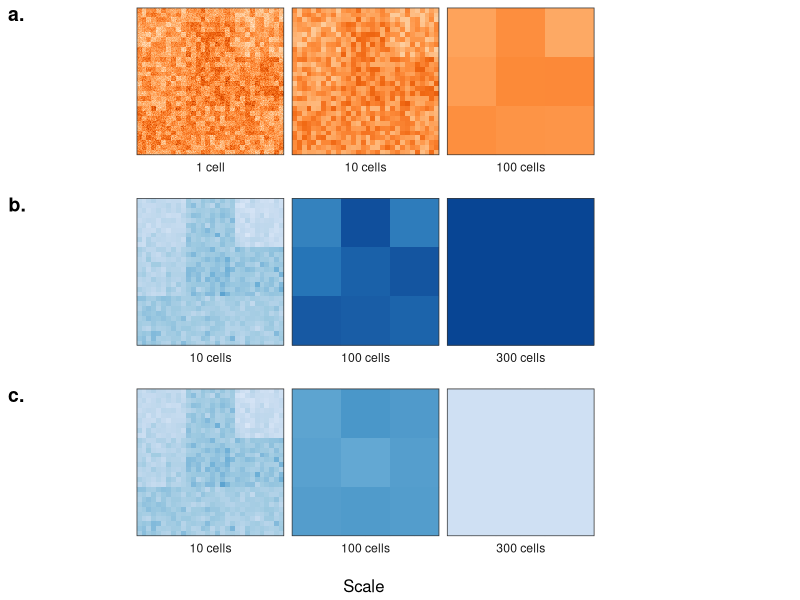

Write R code to recreate this figure.
library('dplyr')   # for data wrangling (mutate(), %>%)
library('purrr')   # for functional programming (map(), map_*())
library('tidyr')   # for data wrangling (pivot_*())
library('ggplot2') # for fancy plots
library('cowplot') # for fancy plot grids
theme_set(theme_bw() +
            theme(strip.background = element_blank(), axis.title = element_blank(),
                  axis.text = element_blank(), axis.ticks = element_blank(),
                  legend.position = c(0, 0.6), legend.title.align = 0))
# legend justification only works with short legend titles (only "Mean")

DIM <- 3e2

set.seed(3) # for consistent results

h_raster <-
  expand_grid(x = 1:DIM, y = 1:DIM) %>%
  mutate(x_100 = ceiling(x / 100),
         y_100 = ceiling(y / 100) - 1,
         x_10 = ceiling(x / 10),
         y_10 = ceiling(y / 10) - 1,
         offset_100 = sample(seq(1, 20, length.out = DIM^2/100))[x_100 + y_100 * 3],
         offset_10 = sample(seq(1, 30, length.out = DIM^2))[x_10 + y_10 * 30],
         z_1 = offset_100 + offset_10 + rnorm(n = DIM^2,
                                              sd = sqrt(2 * offset_100 + offset_10/4)),
         z_1 = z_1 - min(z_1)) %>%
  group_by(x_10, y_10) %>%
  mutate(z_10 = mean(z_1),
         var_1 = var(z_1),
         var.smooth_1 = var_1) %>%
  ungroup() %>%
  group_by(x_100, y_100) %>%
  mutate(z_100 = mean(z_1),
         var_10 = var(z_1),
         var.smooth_10 = var(z_10)) %>%
  ungroup() %>%
  mutate(var_100 = var(z_1),
         var.smooth_100 = var(z_100)) %>%
  pivot_longer(cols = c(z_1, z_10, z_100, var_1, var_10, var_100, var.smooth_1,
                        var.smooth_10, var.smooth_100),
             names_to = c('.value', 'k'), # produce 2 cols of values & send names to k
             names_pattern = "(.+)_(.+)") %>% # "to .value" _ "to k"
  mutate(k = if_else(k == 1, '1 cell', paste(k, 'cells')))

p <-
  ggplot(h_raster, aes(x, y, fill = z)) +
  coord_equal() +
  facet_wrap(~ k, strip.position = 'bottom') +
  geom_raster() +
  scale_x_continuous(expand = c(0, 0)) +
  scale_y_continuous(expand = c(0, 0)) +
  scale_fill_distiller('Mean', type = 'seq', palette = 7, direction = 1)

p_s2 <-
  h_raster %>%
  mutate(k = case_when(k == '1 cell' ~ '10 cells',
                       k == '10 cells' ~ '100 cells',
                       k == '100 cells' ~ paste(DIM, 'cells'))) %>%
  ggplot(aes(x, y, fill = var)) +
  coord_equal() +
  facet_wrap(~ k, strip.position = 'bottom') +
  geom_raster() +
  scale_x_continuous(expand = c(0, 0)) +
  scale_y_continuous(expand = c(0, 0)) +
  scale_fill_distiller('Heterogeneity', type = 'seq', palette = 1, direction = 1,
                       limits = c(0, max(h_raster$var)))

p_s2.s <-
  h_raster %>%
  mutate(k = case_when(k == '1 cell' ~ '10 cells',
                       k == '10 cells' ~ '100 cells',
                       k == '100 cells' ~ paste(DIM, 'cells'))) %>%
  ggplot(aes(x, y, fill = var.smooth)) +
  coord_equal() +
  facet_wrap(~ k, strip.position = 'bottom') +
  geom_raster() +
  scale_x_continuous(expand = c(0, 0)) +
  scale_y_continuous(expand = c(0, 0)) +
  scale_fill_distiller(bquote(atop('Perceived', 'heterogeneity')), type = 'seq',
                       palette = 1, direction = 1,
                       limits = c(0, max(h_raster$var)))

p_full <- plot_grid(p + theme(legend.position = 'none'),
                    get_legend(p),
                    p_s2 + theme(legend.position = 'none'),
                    get_legend(p_s2),
                    p_s2.s + theme(legend.position = 'none'),
                    get_legend(p_s2.s),
                    grid::textGrob('Scale'),
                    NULL,
                    ncol = 2, rel_widths = c(10, 1), rel_heights = c(1, 1, 1, 0.15),
                    labels = c('a.', '', 'b.', '', 'c.', ''))

ggsave('figures/spatial-heterogeneity.png', plot = p_full, width = 6, height = 5.5,
       bg = 'white', scale = 1.4)
